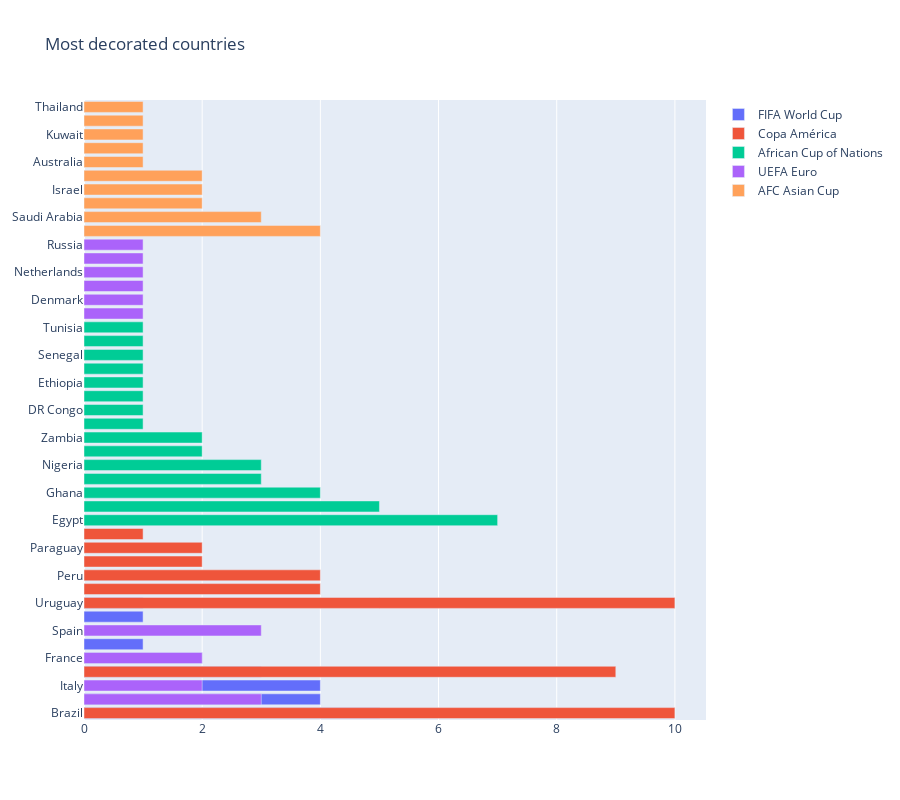

Notebook cell for this chart:
### Markdown cell above
Below is an example of the world_cup_champions dataframe that we have made for creating visaulizations

### Code cell
import plotly.graph_objs as go
import plotly.offline as pyo

# Sort dataframes by trophies won in descending order
world_cup_champions_sorted = world_cup_champions.sort_values(by='Trophies won overall', ascending=False)
copa_america_champions_sorted = copa_america_champions.sort_values(by='Trophies won overall', ascending=False)
afcon_champions_sorted = afcon_champions.sort_values(by='Trophies won overall', ascending=False)
euros_champions_sorted = euros_champions.sort_values(by='Trophies won overall', ascending=False)
asian_cup_champions_sorted = asian_cup_champions.sort_values(by='Trophies won overall', ascending=False)

# Create a single plot with horizontal bar subplots
fig_trophies = go.Figure()

# Add horizontal bar plots to the single plot
fig_trophies.add_trace(go.Bar(y=world_cup_champions_sorted['Winner'], x=world_cup_champions_sorted['Trophies won overall'], orientation='h', name='FIFA World Cup'))
fig_trophies.add_trace(go.Bar(y=copa_america_champions_sorted['Winner'], x=copa_america_champions_sorted['Trophies won overall'], orientation='h', name='Copa América'))
fig_trophies.add_trace(go.Bar(y=afcon_champions_sorted['Winner'], x=afcon_champions_sorted['Trophies won overall'], orientation='h', name='African Cup of Nations'))
fig_trophies.add_trace(go.Bar(y=euros_champions_sorted['Winner'], x=euros_champions_sorted['Trophies won overall'], orientation='h', name='UEFA Euro'))
fig_trophies.add_trace(go.Bar(y=asian_cup_champions_sorted['Winner'], x=asian_cup_champions_sorted['Trophies won overall'], orientation='h', name='AFC Asian Cup'))

# Update layout settings
fig_trophies.update_layout(title='Most decorated countries', barmode='overlay')

# Set a taller height for the plot
fig_trophies.update_layout(height=800)

# Show the plot
pyo.iplot(fig_trophies)

### Figure 1 — Plotly figure (JSON) as saved in the notebook; plotly's stock layout.template omitted (floating-point values rounded to 4 significant figures)
{"data": [{"name": "FIFA World Cup", "orientation": "h", "type": "bar", "x": [5, 4, 4, 3, 2, 1, 1, 1, 1], "y": ["Brazil", "Germany", "Italy", "Argentina", "France", "England", "Spain", "Sweden", "Uruguay"]}, {"name": "Copa América", "orientation": "h", "type": "bar", "x": [10, 10, 9, 4, 4, 2, 2, 1], "y": ["Brazil", "Uruguay", "Argentina", "Chile", "Peru", "Ecuador", "Paraguay", "Colombia"]}, {"name": "African Cup of Nations", "orientation": "h", "type": "bar", "x": [7, 5, 4, 3, 3, 2, 2, 1, 1, 1, 1, 1, 1, 1, 1], "y": ["Egypt", "Cameroon", "Ghana", "Ivory Coast", "Nigeria", "Algeria", "Zambia", "Congo", "DR Congo", "Draw", "Ethiopia", "Morocco", "Senegal", "Sudan", "Tunisia"]}, {"name": "UEFA Euro", "orientation": "h", "type": "bar", "x": [3, 3, 2, 2, 1, 1, 1, 1, 1, 1], "y": ["Germany", "Spain", "France", "Italy", "Czechoslovakia", "Denmark", "Greece", "Netherlands", "Portugal", "Russia"]}, {"name": "AFC Asian Cup", "orientation": "h", "type": "bar", "x": [4, 3, 2, 2, 2, 1, 1, 1, 1, 1], "y": ["Japan", "Saudi Arabia", "Iran", "Israel", "Qatar", "Australia", "Iraq", "Kuwait", "South Korea", "Thailand"]}], "layout": {"barmode": "overlay", "height": 800, "title": {"text": "Most decorated countries"}}}
